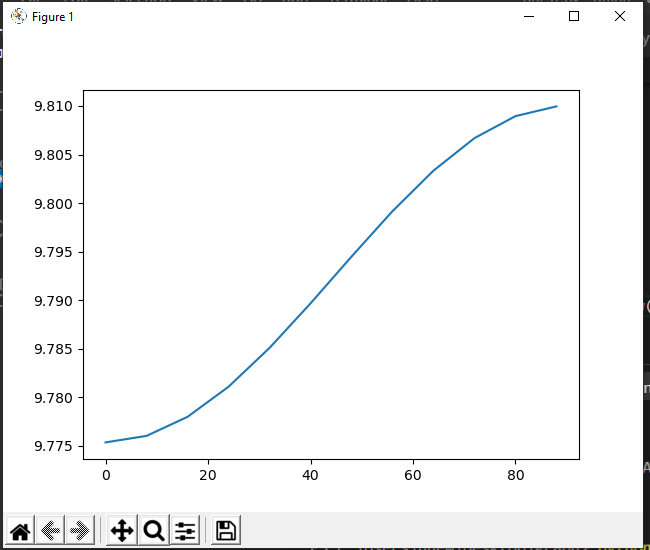

Recreate this plot in Python.
import matplotlib.pyplot as plt
import numpy as np
import math

r=6555000
l=np.arange(0,90,8)
t=24*60*60
g=9.81

val=(2*3.14)/t
w=[]
radian=[]
for i in l:
    a=math.radians(i)
    radian.append(a)


for j in radian:
    gl=g-r*(val*val)*(math.pow(math.cos(j),2))
    
    w.append(gl)

plt.plot(l,w)
plt.show()
